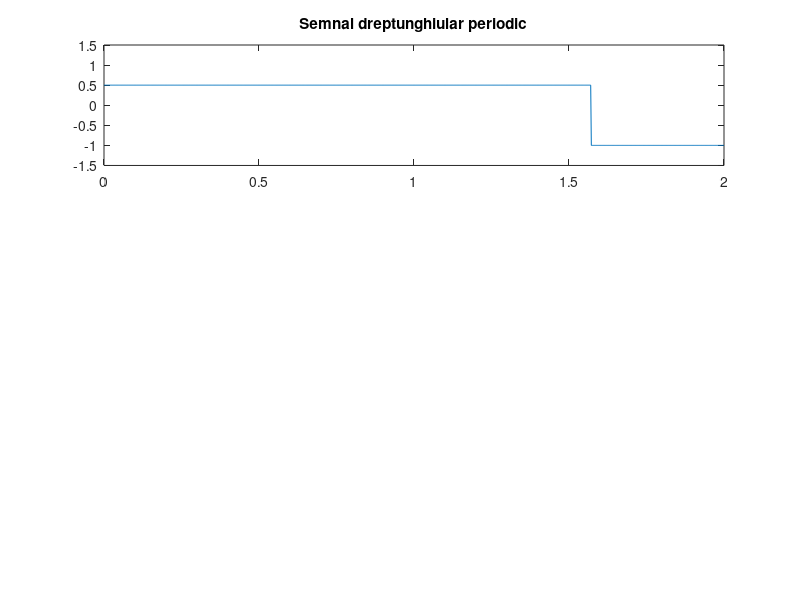

Source code (MATLAB): (Note: this script raises an error after producing the figure.)
%Exercitiul 1 din tema de casa

%Semnal dreptunghiular cu rezolutie temporara de 2ms
n=25; %factor de umplere 25%
T=2; %perioada semnalului
t = 0:0.002:2; %timpul de la 0 la 2s cu rezolutie temporara de 2ms
s = square(t,n); %generam un semnal dreptunghiular avand perioada t si factorul de umplere n
for i = 1:length(s) %este nevoie sa parcurgem acest for pentru a stabili nivele de maxim si minim corespunzatoare
    if s(i) > 0
        s(i) = s(i)/2;
    end
end
subplot(3,1,1), plot(t,s)
axis([0 2 -1.5 1.5]) %pe abscisa se va vizualiza intre 0 si 2, iar pe ordonata intre -1.5 si 1.5
title('Semnal dreptunghiular periodic') %titlul graficului
gtext('Rezolutie temporara de 2ms')
xlabel('Timp [s]') %eticheta de pe abscisa este 'Timp [s]'
ylabel('Amplitudine') %eticheta de pe ordonata este 'Amplitudine'
grid %afisam linii de grila

%Semnal dreptunghiular cu rezolutie temporara de 20ms
t = 0:0.02:2; %timpul de la 0 la 2s cu rezolutie temporara de 20ms
s = square(t,n); %generam un semnal dreptunghiular avand perioada t si factorul de umplere n
for i = 1:length(s)
    if s(i) > 0
        s(i) = s(i)/2;
    end
end
subplot(3,1,2), plot(t,s)
axis([0 2 -1.5 1.5])
title('Semnal dreptunghiular periodic') %titlul graficului
gtext('Rezolutie temporara de 20ms')
xlabel('Timp [s]') %eticheta de pe abscisa este 'Timp [s]'
ylabel('Amplitudine') %eticheta de pe ordonata este 'Amplitudine'
grid %afisam linii de grila

%Semnal dreptunghiular cu rezolutie temporara de 200ms
t = 0:0.2:2; %timpul de la 0 la 2s cu rezolutie temporara de 200ms
s = square(t,n); %generam un semnal dreptunghiular avand perioada t si factorul de umplere n
for i = 1:length(s)
    if s(i) > 0
        s(i) = s(i)/2;
    end
end
subplot(3,1,3), plot(t,s)
axis([0 2 -1.5 1.5])
title('Semnal dreptunghiular periodic') %titlul graficului
gtext('Rezolutie temporara de 200ms')
xlabel('Timp [s]') %eticheta de pe abscisa este 'Timp [s]'
ylabel('Amplitudine') %eticheta de pe ordonata este 'Amplitudine'
grid %afisam linii de grila